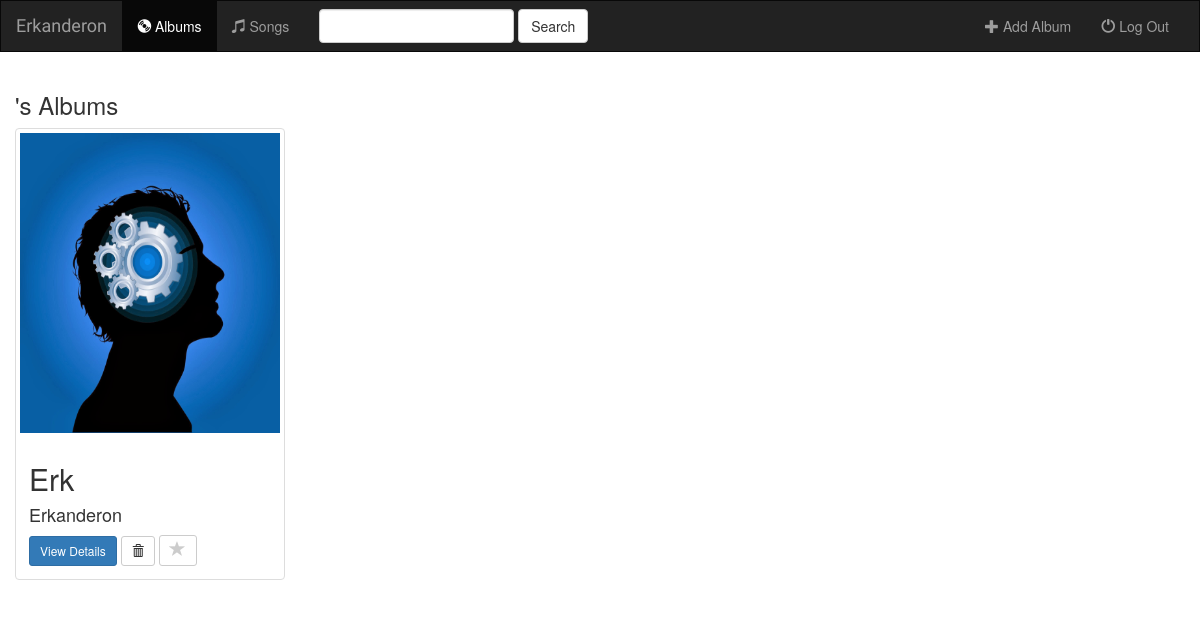
Page /music/ on the earlier database version.
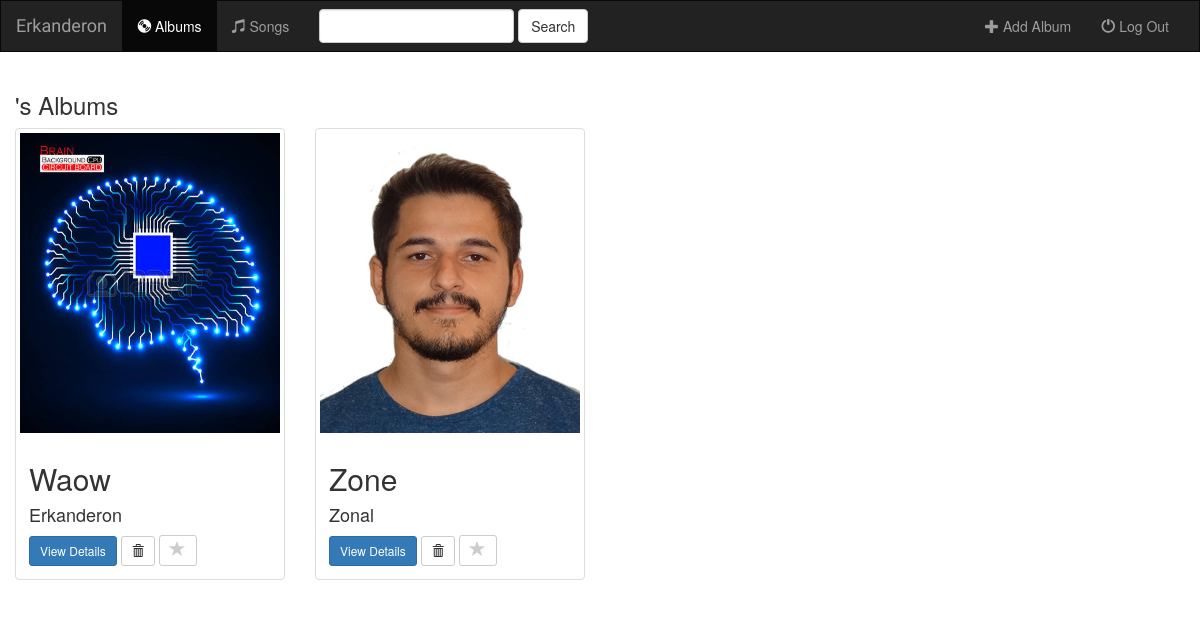
Same page on the later database version.
### music/models.py (models this page shows, shortened)
class Album(models.Model):
	artist = models.CharField(max_length=250)
	album_title = models.CharField(max_length=500)
	genre = models.CharField(max_length=100)
	album_logo = models.FileField()

### music/views.py (the view)
class IndexView(generic.ListView):
	template_name = "music/index2.html"
	context_object_name = 'all_albums'
	def get_queryset(self):
		return Album.objects.all()

### music/templates/music/index2.html (shortened to what this page needs)
{% extends 'music/base.html' %}
{% block body %}
<div class="albums-container container-fluid">
    <div class="row">
        <div class="col-sm-12">
            <h3>'s Albums</h3>
        </div>
        {% if all_albums %}
            {% for album in all_albums %}
                <div class="col-sm-6 col-md-6 col-xs-12 col-lg-3">
                    <div class="thumbnail">
                        <a href="{% url 'music:detail' album.id %}">
                            <img src="{{ album.album_logo.url }}" class="img-responsive">
                        </a>
                        <div class="caption">
                            <h2>{{ album.album_title }}</h2>
                            <h4>{{ album.artist }}</h4>
                            <a href="{% url 'music:detail' album.id %}" class="btn btn-primary btn-sm" role="button">View Details</a>
                            <form action="{% url 'music:album-delete' album.id %}" method="post" style="display: inline;">
                                <button type="submit" class="btn btn-default btn-sm">
                                    <span class="glyphicon glyphicon-trash"></span>
                                </button>
                            </form>
                            <a href="" class="btn btn-default btn-sm btn-favorite" role="button">
                                <span class="glyphicon glyphicon-star "></span>
                            </a>
                        </div>
                    </div>
                </div>
            {% endfor %}
        {% endif %}
    </div>
</div>
{% endblock %}

### music/templates/music/base.html (shortened to what this page needs)
<!DOCTYPE html>
<html>
<head>
{% load staticfiles %}
<link rel="stylesheet" href="https://maxcdn.bootstrapcdn.com/bootstrap/3.3.7/css/bootstrap.min.css">
<link rel="stylesheet" type="text/css" href="{%  static 'music/styles.css'  %}">
</head>
<body>
<nav class="navbar navbar-inverse">
	<div class="container-fluid">
		<div class="navbar-header">
			<a class="navbar-brand" href="{% url 'music:index' %}">Erkanderon</a>
		</div>
		<div class="collapse navbar-collapse" id="topNavBar">
			<ul class="nav navbar-nav">
				<li class="active">
					<a href=" {% url 'music:index' %} ">
						<span class="glyphicon glyphicon-cd" aria-hidden="true"></span>&nbsp;Albums
					</a>
				</li>
				<li class="">
					<a href="#">
						<span class="glyphicon glyphicon-music" aria-hidden="true"></span>&nbsp;Songs
					</a>
				</li>
			</ul>
			<form class="navbar-form navbar-left" role="search" method="get" action="#">
				<div class="form-group">
					<input type="text" class="form-control" name="q" value="">
				</div>
				<button type="submit" class="btn btn-default">Search</button>
			</form>
			<ul class="nav navbar-nav navbar-right">
				<li class="">
					<a href=" {% url 'music:album-add' %} ">
						<span class="glyphicon glyphicon-plus" aria-hidden="true"></span>&nbsp;Add Album
					</a>
				</li>
				<li class="">
					<a href=" {% url 'music:index' %} ">
						<span class="glyphicon glyphicon-off" aria-hidden="true"></span>&nbsp;Log Out
					</a>
				</li>
			</ul>
		</div>
</nav>
{% block body %}
{% endblock %}
</body>
</html>

### music/static/music/styles.css (style rules this page uses)
.navbar { border-radius: 0px; }
.navbar-brand { font-family: 'Satisfy', cursive; }
.glyphicon-star { color: #CCCCCC; font-size: 16px; }
.thumbnail a img { min-height: 300px; max-height: 300px; max-width: 100%; min-width: 100%; }

Differences in the rows shown:
removed Album: album_logo (picture), album_title "Erk", artist "Erkanderon"
added Album: album_logo (picture), album_title "Waow", artist "Erkanderon"
added Album: album_logo (picture), album_title "Zone", artist "Zonal"
